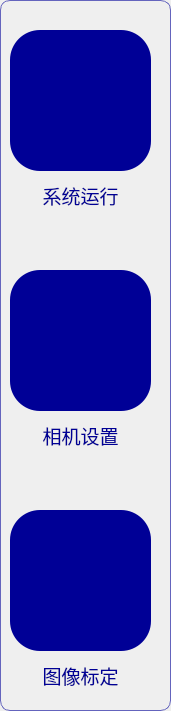
   <widget class="QFrame" name="frame_2">
    <property name="geometry">
     <rect>
      <x>10</x>
      <y>110</y>
      <width>171</width>
      <height>711</height>
     </rect>
    </property>
    <property name="styleSheet">
     <string notr="true">QFrame{
border-radius:10px;
border:1px solid rgb(100, 100,189)
} 
</string>
    </property>
    <property name="frameShape">
     <enum>QFrame::StyledPanel</enum>
    </property>
    <property name="frameShadow">
     <enum>QFrame::Raised</enum>
    </property>
    <widget class="QPushButton" name="btn_systermRun">
     <property name="geometry">
      <rect>
       <x>10</x>
       <y>30</y>
       <width>141</width>
       <height>141</height>
      </rect>
     </property>
     <property name="styleSheet">
      <string notr="true">QPushButton{
image: url(:/background/实时监测.png);
background-color: rgb(0, 0, 150);
border-radius: 30px; 
border: 2px groove rgb(255, 85, 0);
border-style: none;
color: white;
}
QPushButton:hover{
	border: 4px double rgb(0, 255, 0);
}
QPushButton:checked{
	background-color: rgb(255, 170, 255);
}
</string>
     </property>
     <property name="text">
      <string/>
     </property>
    </widget>
    <widget class="QPushButton" name="btn_camSet">
     <property name="geometry">
      <rect>
       <x>10</x>
       <y>270</y>
       <width>141</width>
       <height>141</height>
      </rect>
     </property>
     <property name="styleSheet">
      <string notr="true">QPushButton{
image: url(:/background/相机.png);
background-color: rgb(0, 0, 150);
border-radius: 30px; 
border: 2px groove rgb(255, 85, 0);
border-style: none;
color: white;
}
QPushButton:hover{
	border: 4px double rgb(0, 255, 0);
}
QPushButton:checked{
	background-color: rgb(255, 170, 255);
}</string>
     </property>
     <property name="text">
      <string/>
     </property>
    </widget>
    <widget class="QPushButton" name="btn_calibrate">
     <property name="geometry">
      <rect>
       <x>10</x>
       <y>510</y>
       <width>141</width>
       <height>141</height>
      </rect>
     </property>
     <property name="styleSheet">
      <string notr="true">QPushButton{
image: url(:/background/坐标标定.png);
background-color: rgb(0, 0, 150);
border-radius: 30px; 
border: 2px groove rgb(255, 85, 0);
border-style: none;
color: white;
}
QPushButton:hover{
	border: 4px double rgb(0, 255, 0);
}
QPushButton:checked{
	background-color: rgb(255, 170, 255);
}</string>
     </property>
     <property name="text">
      <string/>
     </property>
    </widget>
    <widget class="QLabel" name="label_systermRun">
     <property name="geometry">
      <rect>
       <x>30</x>
       <y>180</y>
       <width>101</width>
       <height>31</height>
      </rect>
     </property>
     <property name="font">
      <font>
       <family>3ds</family>
       <pointsize>14</pointsize>
      </font>
     </property>
     <property name="styleSheet">
      <string notr="true">border:none;
color:rgb(0, 0, 150);</string>
     </property>
     <property name="text">
      <string>系统运行</string>
     </property>
     <property name="alignment">
      <set>Qt::AlignCenter</set>
     </property>
    </widget>
    <widget class="QLabel" name="label_camSet">
     <property name="geometry">
      <rect>
       <x>30</x>
       <y>420</y>
       <width>101</width>
       <height>31</height>
      </rect>
     </property>
     <property name="font">
      <font>
       <family>3ds</family>
       <pointsize>14</pointsize>
      </font>
     </property>
     <property name="styleSheet">
      <string notr="true">border:none;
color:rgb(0, 0, 150);</string>
     </property>
     <property name="text">
      <string>相机设置</string>
     </property>
     <property name="alignment">
      <set>Qt::AlignCenter</set>
     </property>
    </widget>
    <widget class="QLabel" name="label_calibrate">
     <property name="geometry">
      <rect>
       <x>30</x>
       <y>660</y>
       <width>101</width>
       <height>31</height>
      </rect>
     </property>
     <property name="font">
      <font>
       <family>3ds</family>
       <pointsize>14</pointsize>
      </font>
     </property>
     <property name="styleSheet">
      <string notr="true">border:none;
color:rgb(0, 0, 150);</string>
     </property>
     <property name="text">
      <string>图像标定</string>
     </property>
     <property name="alignment">
      <set>Qt::AlignCenter</set>
     </property>
    </widget>
   </widget>
